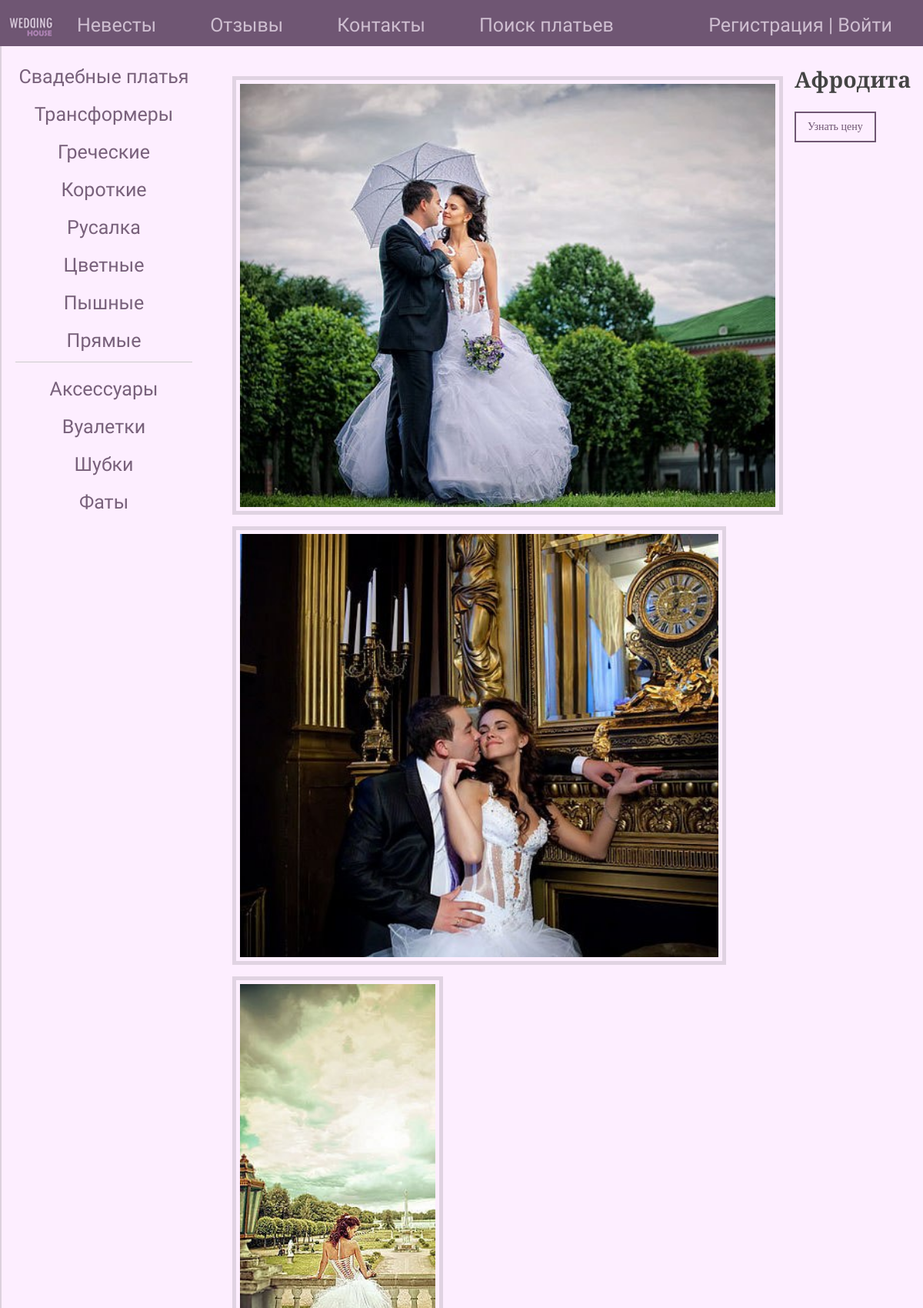
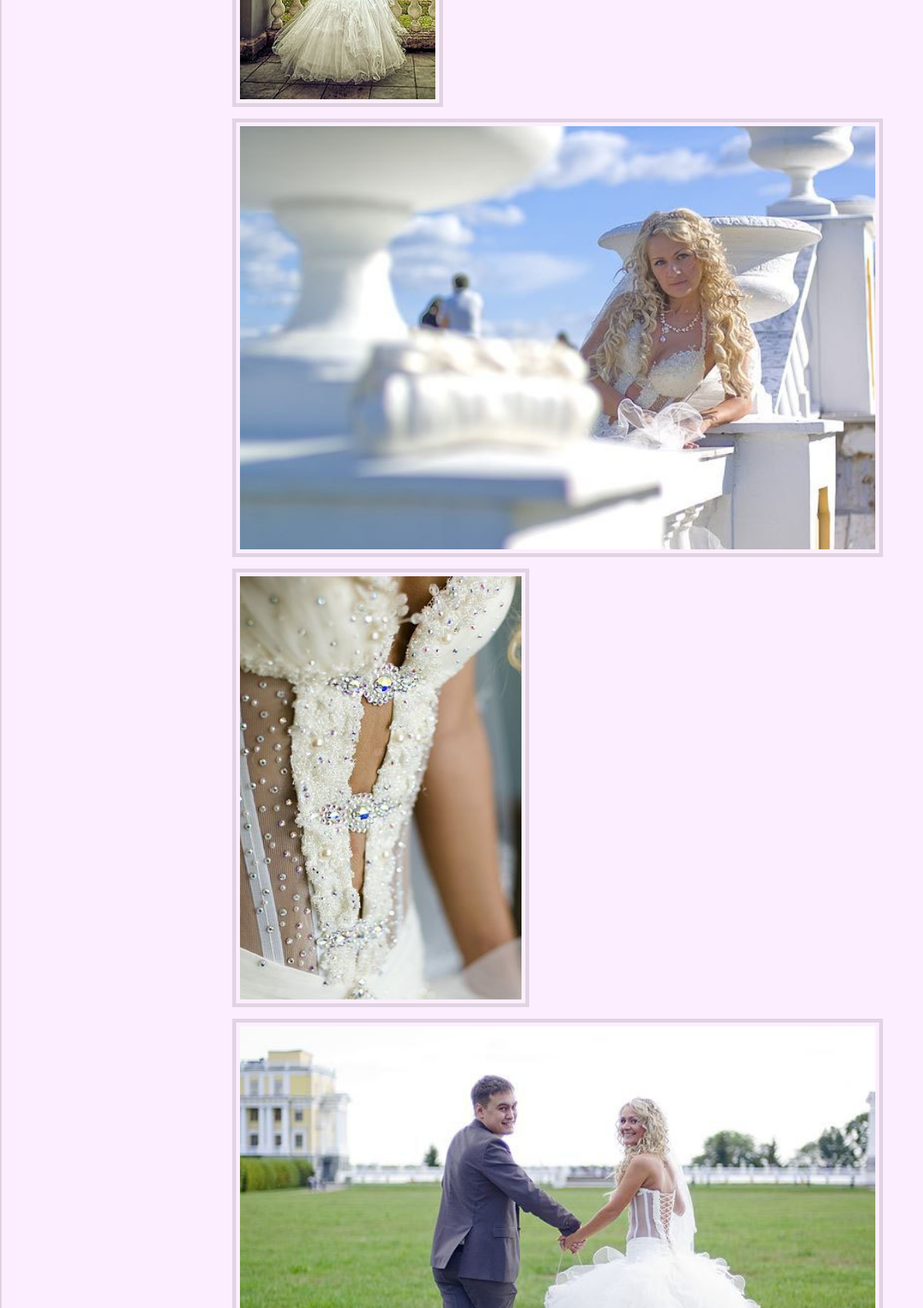
The page /look_bride/afrodita/ (upper part) on the database its author committed (2 pictures, top to bottom).
### dress/models.py (models this page shows, shortened)
class DressCategory(models.Model):
    name = models.CharField(max_length=255, db_index=True, verbose_name='Категория')
    slug = models.SlugField(max_length=255, unique=True, verbose_name='URL')
    def get_absolute_url(self):
        return reverse('dresses_category', kwargs={'cat_slug': self.slug})
    class Meta:
        verbose_name = 'Категория'
        verbose_name_plural = 'Категории'
        ordering = ['id', 'name']

### accessory/models.py (models this page shows, shortened)
class AccessoryCategory(models.Model):
    name = models.CharField(max_length=255, db_index=True, verbose_name='Категория')
    slug = models.SlugField(max_length=255, unique=True, verbose_name='URL')
    def get_absolute_url(self):
        return reverse('accessories_category', kwargs={'acat_slug': self.slug})
    class Meta:
        verbose_name = 'Категория'
        verbose_name_plural = 'Категории'
        ordering = ['id', 'name']

### brides/models.py (models this page shows, shortened)
class BrideImage(models.Model):
    title = models.CharField(max_length=255, verbose_name='Название')
    photo = models.ImageField(upload_to='photos/brides/%Y/%m/%d', verbose_name='Фотография')
    bride_photo = models.ForeignKey(Bride, on_delete=models.CASCADE, related_name='photos',
                                    verbose_name='Синхронизация')
    class Meta:
        verbose_name = 'Фотография'
        verbose_name_plural = 'Фотографии'
        ordering = ['id', 'title']

class Bride(models.Model):
    title = models.CharField(max_length=255, verbose_name='Название')
    slug = models.SlugField(max_length=255, unique=True, verbose_name='URL')
    main_photo = models.ImageField(upload_to='photos/brides/main/%Y/%m/%d', default=True,
                                   verbose_name='Главная фотография')
    is_published = models.BooleanField(default=True, verbose_name='Публикация')
    bcat = models.ForeignKey('BrideCategory', on_delete=models.PROTECT, verbose_name='Категория')
    def __str__(self):
        return self.title
    def get_dress_url(self):
        return reverse('look_dress', kwargs={'dress_slug': self.slug})
    class Meta:
        verbose_name = 'Невеста'
        verbose_name_plural = 'Невесты'
        ordering = ['title']

### dress/views.py (the view)
# urls.py: path('look_bride/<slug:bride_slug>/', cache_page(60 * 10)(LookBride.as_view()), name='look_bride'),
class LookBride(DetailView):
    model = Bride
    template_name = 'brides/bride.html'
    slug_url_kwarg = 'bride_slug'
    context_object_name = 'bride'
    def get_context_data(self, **kwargs):
        context = super().get_context_data(**kwargs)
        context['menu'] = menu
        context['title'] = context['bride']
        context['bcat_selected'] = context['bride'].bcat_id
        return context

### dress/templatetags/main_tags.py (called while the page is built)
@register.inclusion_tag('dress/list_dresses_categories.html')
def show_dresses_categories(sort=None, cat_selected=0):
    if not sort:
        return DressCategory.objects.all()
    else:
        dcatg = DressCategory.objects.extra(select={'length': 'Length(name)'}).order_by('-length')
    return {'dcatg': dcatg, 'cat_selected': cat_selected}

@register.inclusion_tag('accessory/list_accessories_categories.html')
def show_accessories_categories(sort=None, acat_selected=0):
    if not sort:
        return AccessoryCategory.objects.all()
    else:
        acatg = AccessoryCategory.objects.extra(select={'length': 'Length(name)'}).order_by('-length')
    return {'acatg': acatg, 'acat_selected': acat_selected}

### brides/templates/brides/bride.html (shortened to what this page needs)
{% extends 'dress/default.html' %}
{% block content %}
    {% if bride.photos %}
        {% for b in bride.photos.all %}
            <img id="scale" src="{{ b.photo.url }}" style="padding-right: 5px;padding-top: 5px;padding-left: 5px;padding-bottom: 5px;margin-left: 0px;margin-right: 15px;margin-top: 15px;">
        {% endfor %}
    {% endif %}
            <h2>{{ bride.title }}</h2>
<a class="get_price" href="{{ bride.get_dress_url }}"   title="">Узнать цену</a>
{% endblock %}

### dress/templates/dress/list_dresses_categories.html
{% for c in dcatg %}
	{% if c.pk == cat_selected %}
		<li class="selected">{{ c.name }}</li>
	{% else %}
		<li><a href="{{ c.get_absolute_url }}">{{ c.name }}</a></li>
	{% endif %}
{% endfor %}

### accessory/templates/accessory/list_accessories_categories.html
{% for c in acatg %}
	{% if c.pk == acat_selected %}
		<li class="selected">{{ c.name }}</li>
	{% else %}
		<li><a href="{{ c.get_absolute_url }}">{{ c.name }}</a></li>
	{% endif %}
{% endfor %}

### dress/static/dress/css/style.css (style rules this page uses)
html, body { font-family: Lobster, cursive, Merriweather, serif, TimesNewRoman, Times New Roman, Times, Baskerville, Georgia, serif; margin: 0px; padding: 0px; height: 100%; width: 100%; color: #444; }
a { color: #78617b; text-decoration: none; -webkit-transition: all 1s ease; }
img { height: 550px; border: 5px solid #e0d3e2; float: inline-start; }
.left-chapters ul li { margin: 20px 0px 0px 0px; color: #999; }
.left-chapters ul li a { color: #78617b; text-decoration: none; -webkit-transition: all 1s ease; }

### brides/templates/brides/bride.html (style rules this page uses)
.get_price { display: inline-block;cursor: pointer; font-size:14px;text-decoration:none;padding:10px 15px; color:#6F5673;background:#FDEEFF;border-radius:0px;border:2px solid #6F5673; }

### rows shown on the page
DressCategory: name "Трансформеры"
DressCategory: name "Греческие"
DressCategory: name "Короткие"
DressCategory: name "Русалка"
DressCategory: name "Цветные"
DressCategory: name "Пышные"
DressCategory: name "Прямые"
AccessoryCategory: name "Вуалетки"
AccessoryCategory: name "Шубки"
AccessoryCategory: name "Фаты"
BrideImage: photo (picture)
BrideImage: photo (picture)
BrideImage: photo (picture)
BrideImage: photo (picture)
BrideImage: photo (picture)
BrideImage: photo (picture)
Bride: title "Афродита"
